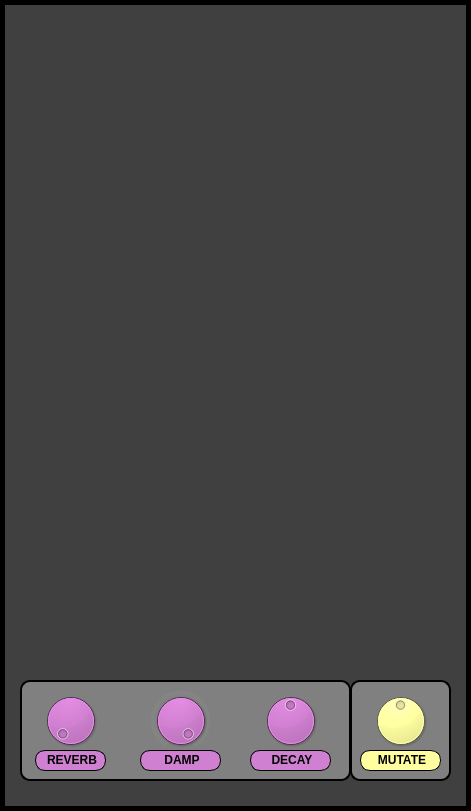
   <widget class="QGroupBox" name="groupBox">
    <property name="geometry">
     <rect>
      <x>0</x>
      <y>0</y>
      <width>471</width>
      <height>811</height>
     </rect>
    </property>
    <property name="styleSheet">
     <string notr="true">background-color: #404040; border: 5px solid black</string>
    </property>
    <property name="title">
     <string/>
    </property>
    <widget class="QGroupBox" name="groupBox_master_controls_2">
     <property name="geometry">
      <rect>
       <x>20</x>
       <y>680</y>
       <width>331</width>
       <height>101</height>
      </rect>
     </property>
     <property name="styleSheet">
      <string notr="true">border: 2px solid black; border-radius: 10; background-color: gray</string>
     </property>
     <property name="title">
      <string/>
     </property>
     <widget class="QDial" name="dial_reverb_mix">
      <property name="geometry">
       <rect>
        <x>20</x>
        <y>10</y>
        <width>61</width>
        <height>61</height>
       </rect>
      </property>
      <property name="styleSheet">
       <string notr="true">background-color: #d080d0</string>
      </property>
      <property name="minimum">
       <number>0</number>
      </property>
      <property name="maximum">
       <number>1000</number>
      </property>
     </widget>
     <widget class="QDial" name="dial_master_reverb_damp">
      <property name="geometry">
       <rect>
        <x>130</x>
        <y>10</y>
        <width>61</width>
        <height>61</height>
       </rect>
      </property>
      <property name="toolTip">
       <string/>
      </property>
      <property name="toolTipDuration">
       <number>-1</number>
      </property>
      <property name="styleSheet">
       <string notr="true">background-color: #d080d0</string>
      </property>
      <property name="minimum">
       <number>0</number>
      </property>
      <property name="maximum">
       <number>1000</number>
      </property>
      <property name="value">
       <number>1000</number>
      </property>
      <property name="invertedAppearance">
       <bool>false</bool>
      </property>
      <property name="wrapping">
       <bool>false</bool>
      </property>
      <property name="notchTarget">
       <double>3.700000000000000</double>
      </property>
      <property name="notchesVisible">
       <bool>true</bool>
      </property>
     </widget>
     <widget class="QDial" name="dial_reverb_decay">
      <property name="geometry">
       <rect>
        <x>240</x>
        <y>10</y>
        <width>61</width>
        <height>61</height>
       </rect>
      </property>
      <property name="styleSheet">
       <string notr="true">background-color: #d080d0</string>
      </property>
      <property name="maximum">
       <number>1000</number>
      </property>
      <property name="value">
       <number>500</number>
      </property>
     </widget>
     <widget class="QLabel" name="label_reverb_mix">
      <property name="geometry">
       <rect>
        <x>15</x>
        <y>70</y>
        <width>71</width>
        <height>21</height>
       </rect>
      </property>
      <property name="styleSheet">
       <string notr="true">border: 1px solid black; background-color:#d080d0;</string>
      </property>
      <property name="text">
       <string>&lt;html&gt;&lt;head/&gt;&lt;body&gt;&lt;p align=&quot;center&quot;&gt;&lt;span style=&quot; font-weight:600;&quot;&gt;REVERB&lt;/span&gt;&lt;/p&gt;&lt;/body&gt;&lt;/html&gt;</string>
      </property>
     </widget>
     <widget class="QLabel" name="label_master_reverb_damp">
      <property name="geometry">
       <rect>
        <x>120</x>
        <y>70</y>
        <width>81</width>
        <height>21</height>
       </rect>
      </property>
      <property name="styleSheet">
       <string notr="true">border: 1px solid black; background-color:#d080d0;</string>
      </property>
      <property name="text">
       <string>&lt;html&gt;&lt;head/&gt;&lt;body&gt;&lt;p align=&quot;center&quot;&gt;&lt;span style=&quot; font-weight:600;&quot;&gt;DAMP&lt;/span&gt;&lt;/p&gt;&lt;/body&gt;&lt;/html&gt;</string>
      </property>
     </widget>
     <widget class="QLabel" name="label_reverb_decay">
      <property name="geometry">
       <rect>
        <x>230</x>
        <y>70</y>
        <width>81</width>
        <height>21</height>
       </rect>
      </property>
      <property name="styleSheet">
       <string notr="true">border: 1px solid black; background-color:#d080d0;</string>
      </property>
      <property name="text">
       <string>&lt;html&gt;&lt;head/&gt;&lt;body&gt;&lt;p align=&quot;center&quot;&gt;&lt;span style=&quot; font-weight:600;&quot;&gt;DECAY&lt;/span&gt;&lt;/p&gt;&lt;/body&gt;&lt;/html&gt;</string>
      </property>
     </widget>
    </widget>
    <widget class="QGroupBox" name="groupBox_master_controls_3">
     <property name="geometry">
      <rect>
       <x>350</x>
       <y>680</y>
       <width>101</width>
       <height>101</height>
      </rect>
     </property>
     <property name="styleSheet">
      <string notr="true">border: 2px solid black; border-radius: 10; background-color: gray</string>
     </property>
     <property name="title">
      <string/>
     </property>
     <widget class="QDial" name="dial_mutate">
      <property name="geometry">
       <rect>
        <x>20</x>
        <y>10</y>
        <width>61</width>
        <height>61</height>
       </rect>
      </property>
      <property name="styleSheet">
       <string notr="true">background-color: #ffffa0</string>
      </property>
      <property name="maximum">
       <number>1000</number>
      </property>
      <property name="value">
       <number>500</number>
      </property>
     </widget>
     <widget class="QLabel" name="label_mutate">
      <property name="geometry">
       <rect>
        <x>10</x>
        <y>70</y>
        <width>81</width>
        <height>21</height>
       </rect>
      </property>
      <property name="styleSheet">
       <string notr="true">border: 1px solid black; background-color:#ffffa0;</string>
      </property>
      <property name="text">
       <string>&lt;html&gt;&lt;head/&gt;&lt;body&gt;&lt;p align=&quot;center&quot;&gt;&lt;span style=&quot; font-weight:600;&quot;&gt;MUTATE&lt;/span&gt;&lt;/p&gt;&lt;/body&gt;&lt;/html&gt;</string>
      </property>
     </widget>
    </widget>
   </widget>
